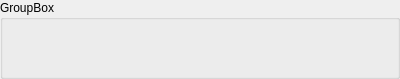
<?xml version="1.0" encoding="UTF-8"?>
<ui version="4.0">
 <class>ScriptInfoPanel</class>
 <widget class="QGroupBox" name="ScriptInfoPanel">
  <property name="geometry">
   <rect>
    <x>0</x>
    <y>0</y>
    <width>400</width>
    <height>79</height>
   </rect>
  </property>
  <property name="windowTitle">
   <string>GroupBox</string>
  </property>
  <property name="autoFillBackground">
   <bool>false</bool>
  </property>
  <property name="title">
   <string>GroupBox</string>
  </property>
  <property name="checkable">
   <bool>false</bool>
  </property>
  <layout class="QVBoxLayout" name="verticalLayout">
   <property name="spacing">
    <number>0</number>
   </property>
   <property name="leftMargin">
    <number>4</number>
   </property>
   <property name="topMargin">
    <number>4</number>
   </property>
   <property name="rightMargin">
    <number>0</number>
   </property>
   <property name="bottomMargin">
    <number>4</number>
   </property>
   <item>
    <layout class="QFormLayout" name="formLayout">
     <property name="horizontalSpacing">
      <number>5</number>
     </property>
     <property name="verticalSpacing">
      <number>0</number>
     </property>
    </layout>
   </item>
  </layout>
 </widget>
 <resources/>
 <connections/>
</ui>
